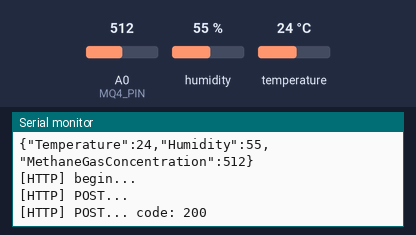
Simulated run of this sketch. Board: ESP8266 (NodeMCU). Shown: the last lines printed to the serial monitor. The inputs (shaded band) are chosen by the test bench; at power-on: humidity 55 %, A0 (MQ4_PIN) = 512, temperature 24 °C. WiFi joins after 1.5 s; servers stay silent unless stated; uploads are accepted with an empty reply.

Above: at 8.7 s.
8.8 s: humidity set to 22 %
16.4 s: A0 (MQ4_PIN) set to 716
At 17.93 s:
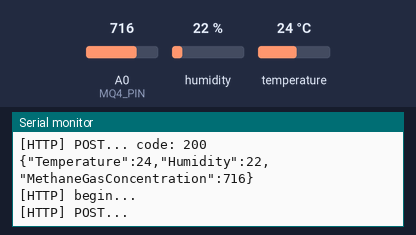
24.0 s: temperature set to 12 °C
At 28.16 s:
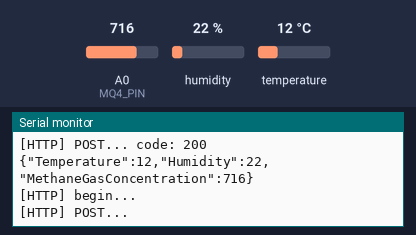
31.6 s: A0 (MQ4_PIN) set to 900
At 38.4 s:
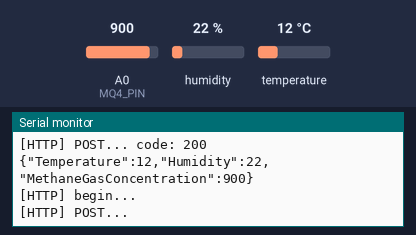
39.2 s: humidity set to 40 %
At 40.1 s:
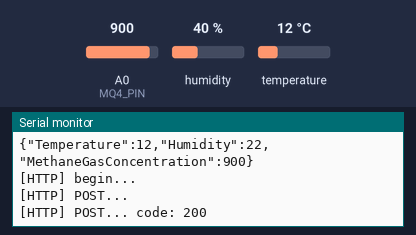
Timing chart, 0 to 42.2 s (numbered marks = the images above; inputs shaded):
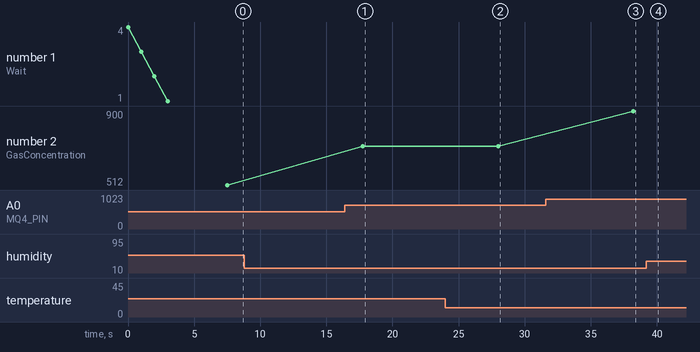

The sketch:

sensors-post.ino
```cpp
/**
 * @author: Luigi-Ionut Bolovan
 * @description: ESP8266 code used for posting
 *               dht22 & mq4 sensors data
 *               to a local gateway
 **/

#include <ArduinoJson.h>

#include <ESP8266WiFi.h>
#include <ESP8266WiFiMulti.h>
#include <ESP8266HTTPClient.h>
#include <WiFiClient.h>
#include "DHT.h"
#include <ArduinoJson.h>


#define WIFI_SSID     ""
#define WIFI_PASSWORD ""
#define LOCAL_GW_IP   "192.168.1.10:1310"
#define POST_PERIOD   10000 //10s

#define DHT_TYPE               DHT22
#define DHT_PIN                D1
#define MQ4_PIN                A0

DHT dht(DHT_PIN, DHT_TYPE);
float lastTemperaturePosted;
float lastHumidityPosted;
float lastCH4Posted;

void postToGW(String data) {
    /**********************************************
     **************** DECLARATIONS ****************
     *********************************************/
    WiFiClient  client;
    HTTPClient  http;

    /*********************************************
     **************** CODE EXECUTION *************
     *********************************************/
    // post data
    Serial.print("[HTTP] begin...\n");
    http.begin(client, "http://192.168.1.10:1310/sensors"); //HTTP
    http.addHeader("Content-Type", "application/json");

    Serial.print("[HTTP] POST...\n");
    int httpCode = http.POST(data);
    if (httpCode > 0)
    {
        Serial.printf("[HTTP] POST... code: %d\n", httpCode);
    }
    else
    {
        Serial.printf("[HTTP] POST... failed, error: %s\n", http.errorToString(httpCode).c_str());
    }
    http.end();

    // Serial.println(data);
}

void setup() {
    /**********************************************
     *************** INITIAL SETUP ****************
     *********************************************/
    Serial.begin(9600);
    for (char t = 4; t > 0; t--)
    {
        Serial.printf("Wait %d...\n", t);
        delay(1000);
    }
    WiFi.begin(WIFI_SSID, WIFI_PASSWORD);
    Serial.print("Connecting");
    while (WiFi.status() != WL_CONNECTED)
    {
        Serial.print(".");
        delay(500);
    }
    Serial.println();
    Serial.println("Connected to wifi");
    Serial.println(WiFi.localIP());
    dht.begin();
    delay(2000);
}


void loop() {
    /**********************************************
     **************** DECLARATIONS ****************
     *********************************************/
    float                   humidityRate;
    float                   temperatureC;
    int                     methaneConcentration;
    StaticJsonDocument<256> jsonDoc;
    String                  output;

    /*********************************************
     **************** CODE EXECUTION *************
     *********************************************/
    humidityRate            = dht.readHumidity();
    temperatureC            = dht.readTemperature();
    methaneConcentration    = analogRead(MQ4_PIN);
    if (isnan(humidityRate) || isnan(temperatureC))
    {
        Serial.println("Failed to read from DHT sensor");
        delay(2000);
        return;
    }
    if ((abs(temperatureC - lastTemperaturePosted) > 2.0) ||
        (abs(humidityRate - lastHumidityPosted) > 5.0)    ||
        (abs(methaneConcentration - lastCH4Posted) > 100))
        {
            jsonDoc["Temperature"]              = (int)temperatureC;
            jsonDoc["Humidity"]                 = (int)humidityRate;
            jsonDoc["MethaneGasConcentration"]  = methaneConcentration;
            serializeJson(jsonDoc, output);
            Serial.println(output);
            postToGW(output);
            lastTemperaturePosted   = temperatureC;
            lastHumidityPosted      = humidityRate;
            lastCH4Posted           = methaneConcentration;
        }

    delay(POST_PERIOD);
}
```

Measured:
- after the input at 16.4 s, the serial monitor: prints a new line after 1.3 s (image 1)
- after the input at 24.0 s, the serial monitor: prints a new line after 4.0 s (image 2)
- after the input at 31.6 s, the serial monitor: prints a new line after 6.6 s (image 3)
- plotted number 2: 512 → 716 after the input at 16.4 s, 716 → 900 after the input at 31.6 s
